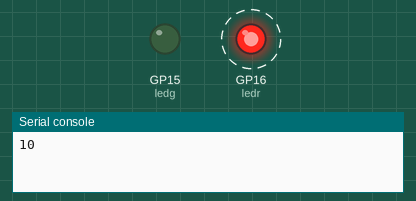
Recording of a program running on a simulated Raspberry Pi Pico running CircuitPython. Shown: output pins drawn as LEDs (lit = HIGH), the last lines printed to the serial console. Dashed ring = blinking. At 12.0 s the program ends and the board releases its pins; the recording ends there.

Above: at 0.1 s.
At 10.1 s:
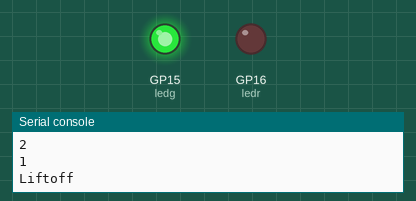
Timing chart, 0 to 11.6 s (numbered marks = the images above):
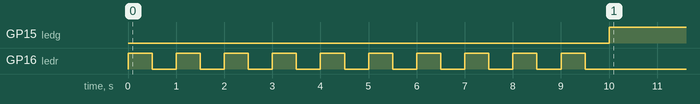

The program:

countdownwithLED.py
```python
#type: ignore
#Zachary Siller E4 9/12/2023
# Same as rocket countdown but now using a red light to signal each count and a green light when liftoff occurs
import time
import board
import digitalio
ledg=digitalio.DigitalInOut(board.GP15) #Lines 7-10 led set up
ledg.direction=digitalio.Direction.OUTPUT
ledr=digitalio.DigitalInOut(board.GP16)
ledr.direction=digitalio.Direction.OUTPUT

for x in range (10,0,-1): #For loop will start counting down from 10 and stop at 1
    print(x)   #Prints the number the for loop is on
    ledr.value=True #Turns light on and off
    time.sleep(.5)
    ledr.value=False
    time.sleep(.5)
    if x <= 1:
        print("Liftoff")
        ledg.value=True
        time.sleep(2)
```

Measured:
- by itself, GP15 (ledg): LOW → HIGH at 10.0 s
- by itself, GP16 (ledr): alternates HIGH for 0.50 s and LOW for 0.50 s, 20 changes in all, then stays LOW
